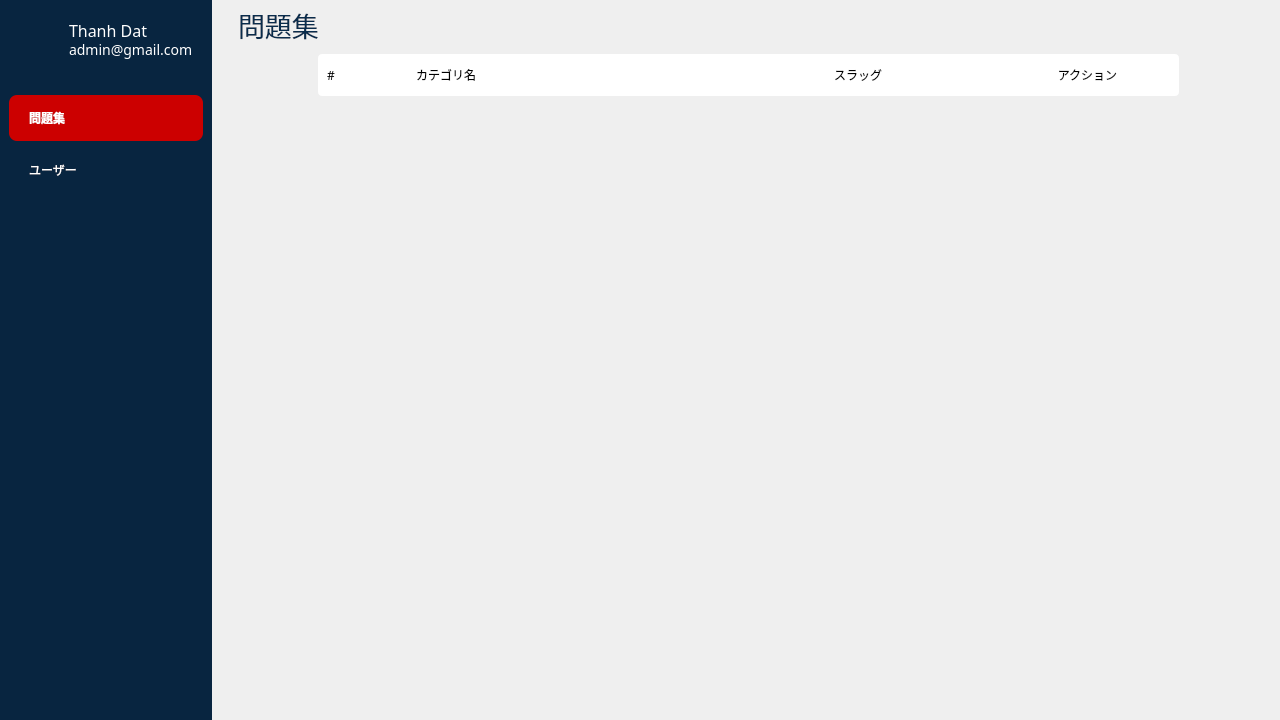
<?xml version="1.0" encoding="UTF-8"?>
<ui version="4.0">
 <class>AdminWindow</class>
 <widget class="QMainWindow" name="AdminWindow">
  <property name="geometry">
   <rect>
    <x>0</x>
    <y>0</y>
    <width>1280</width>
    <height>720</height>
   </rect>
  </property>
  <property name="windowTitle">
   <string>MainWindow</string>
  </property>
  <widget class="QWidget" name="centralwidget">
   <layout class="QHBoxLayout" name="horizontalLayout">
    <property name="spacing">
     <number>6</number>
    </property>
    <property name="leftMargin">
     <number>0</number>
    </property>
    <property name="topMargin">
     <number>0</number>
    </property>
    <property name="rightMargin">
     <number>0</number>
    </property>
    <property name="bottomMargin">
     <number>0</number>
    </property>
    <item>
     <widget class="QWidget" name="widget" native="true">
      <property name="sizePolicy">
       <sizepolicy hsizetype="Preferred" vsizetype="Expanding">
        <horstretch>2</horstretch>
        <verstretch>0</verstretch>
       </sizepolicy>
      </property>
      <property name="minimumSize">
       <size>
        <width>0</width>
        <height>0</height>
       </size>
      </property>
      <property name="maximumSize">
       <size>
        <width>16777215</width>
        <height>16777215</height>
       </size>
      </property>
      <property name="contextMenuPolicy">
       <enum>Qt::ActionsContextMenu</enum>
      </property>
      <property name="layoutDirection">
       <enum>Qt::LeftToRight</enum>
      </property>
      <property name="styleSheet">
       <string notr="true">background-color: #082540;</string>
      </property>
      <layout class="QVBoxLayout" name="verticalLayout">
       <item>
        <widget class="QWidget" name="widget_6" native="true">
         <property name="minimumSize">
          <size>
           <width>0</width>
           <height>80</height>
          </size>
         </property>
         <property name="maximumSize">
          <size>
           <width>16777215</width>
           <height>60</height>
          </size>
         </property>
         <property name="styleSheet">
          <string notr="true">background: none;</string>
         </property>
         <widget class="QLabel" name="label">
          <property name="geometry">
           <rect>
            <x>10</x>
            <y>0</y>
            <width>40</width>
            <height>40</height>
           </rect>
          </property>
          <property name="styleSheet">
           <string notr="true">background: none;</string>
          </property>
          <property name="text">
           <string/>
          </property>
          <property name="pixmap">
           <pixmap resource="resource.qrc">:/img/img/user.svg</pixmap>
          </property>
          <property name="scaledContents">
           <bool>true</bool>
          </property>
         </widget>
         <widget class="QLabel" name="emailInfoLabel">
          <property name="geometry">
           <rect>
            <x>60</x>
            <y>0</y>
            <width>101</width>
            <height>22</height>
           </rect>
          </property>
          <property name="font">
           <font>
            <family>Source Sans 3 Medium</family>
            <pointsize>-1</pointsize>
            <weight>50</weight>
            <bold>false</bold>
           </font>
          </property>
          <property name="styleSheet">
           <string notr="true">font-size: 16px;
background: none;
color: #fff;</string>
          </property>
          <property name="text">
           <string>Thanh Dat</string>
          </property>
         </widget>
         <widget class="QLabel" name="nameInfoLabel">
          <property name="geometry">
           <rect>
            <x>60</x>
            <y>20</y>
            <width>131</width>
            <height>22</height>
           </rect>
          </property>
          <property name="font">
           <font>
            <family>Source Sans 3 Medium</family>
            <pointsize>-1</pointsize>
            <weight>50</weight>
            <bold>false</bold>
           </font>
          </property>
          <property name="styleSheet">
           <string notr="true">font-size: 14px;
background: none;
color: #fff;</string>
          </property>
          <property name="text">
           <string>admin@gmail.com</string>
          </property>
         </widget>
        </widget>
       </item>
       <item>
        <widget class="QPushButton" name="questionPushButton">
         <property name="minimumSize">
          <size>
           <width>0</width>
           <height>46</height>
          </size>
         </property>
         <property name="maximumSize">
          <size>
           <width>16777215</width>
           <height>46</height>
          </size>
         </property>
         <property name="font">
          <font>
           <family>Source Sans 3</family>
           <weight>75</weight>
           <bold>true</bold>
          </font>
         </property>
         <property name="cursor">
          <cursorShape>PointingHandCursor</cursorShape>
         </property>
         <property name="layoutDirection">
          <enum>Qt::LeftToRight</enum>
         </property>
         <property name="styleSheet">
          <string notr="true">background-color: rgb(204, 0, 0);
border-radius: 8px;
border: none;
color: #fff;
text-align: left;
padding-left: 20px;</string>
         </property>
         <property name="text">
          <string>問題集</string>
         </property>
         <property name="icon">
          <iconset>
           <normalon>:/img/img/question-sidebar.svg</normalon>
          </iconset>
         </property>
         <property name="iconSize">
          <size>
           <width>21</width>
           <height>20</height>
          </size>
         </property>
        </widget>
       </item>
       <item>
        <widget class="QPushButton" name="userPushButton">
         <property name="minimumSize">
          <size>
           <width>0</width>
           <height>46</height>
          </size>
         </property>
         <property name="maximumSize">
          <size>
           <width>16777215</width>
           <height>46</height>
          </size>
         </property>
         <property name="font">
          <font>
           <family>Source Sans 3</family>
           <weight>50</weight>
           <bold>false</bold>
          </font>
         </property>
         <property name="cursor">
          <cursorShape>PointingHandCursor</cursorShape>
         </property>
         <property name="layoutDirection">
          <enum>Qt::LeftToRight</enum>
         </property>
         <property name="styleSheet">
          <string notr="true">background: none;
border-radius: 8px;
color: #fff;
text-align: left;
padding-left: 20px;</string>
         </property>
         <property name="text">
          <string>ユーザー</string>
         </property>
         <property name="icon">
          <iconset>
           <normalon>:/img/img/users-sidebar.svg</normalon>
          </iconset>
         </property>
         <property name="iconSize">
          <size>
           <width>21</width>
           <height>20</height>
          </size>
         </property>
        </widget>
       </item>
       <item>
        <spacer name="verticalSpacer">
         <property name="orientation">
          <enum>Qt::Vertical</enum>
         </property>
         <property name="sizeHint" stdset="0">
          <size>
           <width>20</width>
           <height>40</height>
          </size>
         </property>
        </spacer>
       </item>
      </layout>
     </widget>
    </item>
    <item>
     <widget class="QWidget" name="widget_2" native="true">
      <property name="sizePolicy">
       <sizepolicy hsizetype="Preferred" vsizetype="Preferred">
        <horstretch>10</horstretch>
        <verstretch>0</verstretch>
       </sizepolicy>
      </property>
      <widget class="QStackedWidget" name="stackedWidget">
       <property name="geometry">
        <rect>
         <x>10</x>
         <y>4</y>
         <width>1051</width>
         <height>711</height>
        </rect>
       </property>
       <widget class="QWidget" name="page">
        <widget class="QLabel" name="label_6">
         <property name="geometry">
          <rect>
           <x>10</x>
           <y>0</y>
           <width>1072</width>
           <height>41</height>
          </rect>
         </property>
         <property name="font">
          <font>
           <family>Source Sans 3 SemiBold</family>
           <pointsize>20</pointsize>
          </font>
         </property>
         <property name="styleSheet">
          <string notr="true">color: rgb(9, 44, 76);</string>
         </property>
         <property name="text">
          <string>問題集</string>
         </property>
        </widget>
        <widget class="QWidget" name="widget_22" native="true">
         <property name="geometry">
          <rect>
           <x>90</x>
           <y>50</y>
           <width>861</width>
           <height>42</height>
          </rect>
         </property>
         <property name="styleSheet">
          <string notr="true">background-color: #fff;
border-radius: 4px;</string>
         </property>
         <layout class="QHBoxLayout" name="horizontalLayout_2">
          <property name="spacing">
           <number>6</number>
          </property>
          <property name="leftMargin">
           <number>9</number>
          </property>
          <property name="topMargin">
           <number>9</number>
          </property>
          <property name="rightMargin">
           <number>9</number>
          </property>
          <property name="bottomMargin">
           <number>9</number>
          </property>
          <item>
           <widget class="QLabel" name="label_27">
            <property name="sizePolicy">
             <sizepolicy hsizetype="Preferred" vsizetype="Preferred">
              <horstretch>1</horstretch>
              <verstretch>0</verstretch>
             </sizepolicy>
            </property>
            <property name="font">
             <font>
              <family>Source Sans 3 Medium</family>
             </font>
            </property>
            <property name="text">
             <string>#</string>
            </property>
           </widget>
          </item>
          <item>
           <widget class="QLabel" name="label_28">
            <property name="sizePolicy">
             <sizepolicy hsizetype="Preferred" vsizetype="Preferred">
              <horstretch>5</horstretch>
              <verstretch>0</verstretch>
             </sizepolicy>
            </property>
            <property name="font">
             <font>
              <family>Source Sans 3 Medium</family>
             </font>
            </property>
            <property name="text">
             <string>カテゴリ名</string>
            </property>
           </widget>
          </item>
          <item>
           <widget class="QLabel" name="label_33">
            <property name="sizePolicy">
             <sizepolicy hsizetype="Preferred" vsizetype="Preferred">
              <horstretch>2</horstretch>
              <verstretch>0</verstretch>
             </sizepolicy>
            </property>
            <property name="font">
             <font>
              <family>Source Sans 3 Medium</family>
             </font>
            </property>
            <property name="text">
             <string>スラッグ</string>
            </property>
           </widget>
          </item>
          <item>
           <widget class="QLabel" name="label_34">
            <property name="sizePolicy">
             <sizepolicy hsizetype="Preferred" vsizetype="Preferred">
              <horstretch>2</horstretch>
              <verstretch>0</verstretch>
             </sizepolicy>
            </property>
            <property name="font">
             <font>
              <family>Source Sans 3 Medium</family>
             </font>
            </property>
            <property name="text">
             <string>アクション</string>
            </property>
            <property name="alignment">
             <set>Qt::AlignCenter</set>
            </property>
           </widget>
          </item>
         </layout>
        </widget>
        <widget class="QScrollArea" name="scrollArea">
         <property name="geometry">
          <rect>
           <x>89</x>
           <y>100</y>
           <width>861</width>
           <height>601</height>
          </rect>
         </property>
         <property name="styleSheet">
          <string notr="true">border: none;</string>
         </property>
         <property name="verticalScrollBarPolicy">
          <enum>Qt::ScrollBarAlwaysOff</enum>
         </property>
         <property name="widgetResizable">
          <bool>true</bool>
         </property>
         <widget class="QWidget" name="scrollAreaWidgetContents">
          <property name="geometry">
           <rect>
            <x>0</x>
            <y>0</y>
            <width>861</width>
            <height>1200</height>
           </rect>
          </property>
          <layout class="QVBoxLayout" name="verticalLayout_3">
           <property name="leftMargin">
            <number>0</number>
           </property>
           <property name="topMargin">
            <number>0</number>
           </property>
           <property name="rightMargin">
            <number>0</number>
           </property>
           <property name="bottomMargin">
            <number>0</number>
           </property>
           <item>
            <widget class="QWidget" name="categoryList" native="true">
             <property name="minimumSize">
              <size>
               <width>0</width>
               <height>1200</height>
              </size>
             </property>
             <property name="styleSheet">
              <string notr="true"/>
             </property>
             <layout class="QVBoxLayout" name="verticalLayout_2">
              <property name="leftMargin">
               <number>0</number>
              </property>
              <property name="topMargin">
               <number>0</number>
              </property>
              <property name="rightMargin">
               <number>0</number>
              </property>
              <property name="bottomMargin">
               <number>0</number>
              </property>
              <item>
               <widget class="QWidget" name="widget_4" native="true">
                <property name="maximumSize">
                 <size>
                  <width>16777215</width>
                  <height>0</height>
                 </size>
                </property>
               </widget>
              </item>
             </layout>
            </widget>
           </item>
          </layout>
         </widget>
        </widget>
       </widget>
       <widget class="QWidget" name="page_2">
        <widget class="QLabel" name="label_7">
         <property name="geometry">
          <rect>
           <x>10</x>
           <y>10</y>
           <width>1072</width>
           <height>21</height>
          </rect>
         </property>
         <property name="font">
          <font>
           <family>Source Sans 3 SemiBold</family>
           <pointsize>20</pointsize>
          </font>
         </property>
         <property name="styleSheet">
          <string notr="true">color: rgb(9, 44, 76);</string>
         </property>
         <property name="text">
          <string>Question Bank</string>
         </property>
        </widget>
        <widget class="QScrollArea" name="scrollArea_2">
         <property name="geometry">
          <rect>
           <x>90</x>
           <y>60</y>
           <width>861</width>
           <height>641</height>
          </rect>
         </property>
         <property name="styleSheet">
          <string notr="true">border: none;</string>
         </property>
         <property name="verticalScrollBarPolicy">
          <enum>Qt::ScrollBarAlwaysOff</enum>
         </property>
         <property name="widgetResizable">
          <bool>true</bool>
         </property>
         <widget class="QWidget" name="scrollAreaWidgetContents_2">
          <property name="geometry">
           <rect>
            <x>0</x>
            <y>0</y>
            <width>861</width>
            <height>6018</height>
           </rect>
          </property>
          <layout class="QVBoxLayout" name="verticalLayout_4">
           <item>
            <widget class="QWidget" name="questionList" native="true">
             <property name="minimumSize">
              <size>
               <width>0</width>
               <height>6000</height>
              </size>
             </property>
             <layout class="QVBoxLayout" name="verticalLayout_5">
              <property name="sizeConstraint">
               <enum>QLayout::SetMinimumSize</enum>
              </property>
              <item>
               <widget class="QWidget" name="widget_5" native="true">
                <property name="maximumSize">
                 <size>
                  <width>16777215</width>
                  <height>0</height>
                 </size>
                </property>
               </widget>
              </item>
             </layout>
            </widget>
           </item>
          </layout>
         </widget>
        </widget>
        <widget class="QPushButton" name="addQuestionButton">
         <property name="geometry">
          <rect>
           <x>740</x>
           <y>10</y>
           <width>140</width>
           <height>40</height>
          </rect>
         </property>
         <property name="minimumSize">
          <size>
           <width>140</width>
           <height>40</height>
          </size>
         </property>
         <property name="palette">
          <palette>
           <active>
            <colorrole role="WindowText">
             <brush brushstyle="SolidPattern">
              <color alpha="255">
               <red>255</red>
               <green>255</green>
               <blue>255</blue>
              </color>
             </brush>
            </colorrole>
            <colorrole role="Button">
             <brush brushstyle="SolidPattern">
              <color alpha="255">
               <red>9</red>
               <green>44</green>
               <blue>76</blue>
              </color>
             </brush>
            </colorrole>
            <colorrole role="Text">
             <brush brushstyle="SolidPattern">
              <color alpha="255">
               <red>255</red>
               <green>255</green>
               <blue>255</blue>
              </color>
             </brush>
            </colorrole>
            <colorrole role="ButtonText">
             <brush brushstyle="SolidPattern">
              <color alpha="255">
               <red>255</red>
               <green>255</green>
               <blue>255</blue>
              </color>
             </brush>
            </colorrole>
            <colorrole role="Base">
             <brush brushstyle="SolidPattern">
              <color alpha="255">
               <red>9</red>
               <green>44</green>
               <blue>76</blue>
              </color>
             </brush>
            </colorrole>
            <colorrole role="Window">
             <brush brushstyle="SolidPattern">
              <color alpha="255">
               <red>9</red>
               <green>44</green>
               <blue>76</blue>
              </color>
             </brush>
            </colorrole>
            <colorrole role="PlaceholderText">
             <brush brushstyle="NoBrush">
              <color alpha="128">
               <red>255</red>
               <green>255</green>
               <blue>255</blue>
              </color>
             </brush>
            </colorrole>
           </active>
           <inactive>
            <colorrole role="WindowText">
             <brush brushstyle="SolidPattern">
              <color alpha="255">
               <red>255</red>
               <green>255</green>
               <blue>255</blue>
              </color>
             </brush>
            </colorrole>
            <colorrole role="Button">
             <brush brushstyle="SolidPattern">
              <color alpha="255">
               <red>9</red>
               <green>44</green>
               <blue>76</blue>
              </color>
             </brush>
            </colorrole>
            <colorrole role="Text">
             <brush brushstyle="SolidPattern">
              <color alpha="255">
               <red>255</red>
               <green>255</green>
               <blue>255</blue>
              </color>
             </brush>
            </colorrole>
            <colorrole role="ButtonText">
             <brush brushstyle="SolidPattern">
              <color alpha="255">
               <red>255</red>
               <green>255</green>
               <blue>255</blue>
              </color>
             </brush>
            </colorrole>
            <colorrole role="Base">
             <brush brushstyle="SolidPattern">
              <color alpha="255">
               <red>9</red>
               <green>44</green>
               <blue>76</blue>
              </color>
             </brush>
            </colorrole>
            <colorrole role="Window">
             <brush brushstyle="SolidPattern">
              <color alpha="255">
               <red>9</red>
               <green>44</green>
               <blue>76</blue>
              </color>
             </brush>
            </colorrole>
            <colorrole role="PlaceholderText">
             <brush brushstyle="NoBrush">
              <color alpha="128">
               <red>255</red>
               <green>255</green>
               <blue>255</blue>
              </color>
             </brush>
            </colorrole>
           </inactive>
           <disabled>
            <colorrole role="WindowText">
             <brush brushstyle="SolidPattern">
              <color alpha="255">
               <red>255</red>
               <green>255</green>
               <blue>255</blue>
              </color>
             </brush>
            </colorrole>
            <colorrole role="Button">
             <brush brushstyle="SolidPattern">
              <color alpha="255">
               <red>9</red>
               <green>44</green>
               <blue>76</blue>
              </color>
             </brush>
            </colorrole>
            <colorrole role="Text">
             <brush brushstyle="SolidPattern">
              <color alpha="255">
               <red>255</red>
               <green>255</green>
               <blue>255</blue>
              </color>
             </brush>
            </colorrole>
            <colorrole role="ButtonText">
             <brush brushstyle="SolidPattern">
              <color alpha="255">
               <red>255</red>
               <green>255</green>
               <blue>255</blue>
              </color>
             </brush>
            </colorrole>
            <colorrole role="Base">
             <brush brushstyle="SolidPattern">
              <color alpha="255">
               <red>9</red>
               <green>44</green>
               <blue>76</blue>
              </color>
             </brush>
            </colorrole>
            <colorrole role="Window">
             <brush brushstyle="SolidPattern">
              <color alpha="255">
               <red>9</red>
               <green>44</green>
               <blue>76</blue>
              </color>
             </brush>
            </colorrole>
            <colorrole role="PlaceholderText">
             <brush brushstyle="NoBrush">
              <color alpha="128">
               <red>255</red>
               <green>255</green>
               <blue>255</blue>
              </color>
             </brush>
            </colorrole>
           </disabled>
          </palette>
         </property>
         <property name="font">
          <font>
           <family>Source Sans 3</family>
           <weight>75</weight>
           <bold>true</bold>
          </font>
         </property>
         <property name="cursor">
          <cursorShape>PointingHandCursor</cursorShape>
         </property>
         <property name="autoFillBackground">
          <bool>false</bool>
         </property>
         <property name="styleSheet">
          <string notr="true">#addQuestionButton {
	background-color:rgb(9, 44, 76);
	border-radius: 8px;
	color: #fff;
	border: none;
}

#addQuestionButton:hover {
	background-color:rgba(9, 44, 76, 0.9);
}</string>
         </property>
         <property name="text">
          <string>Add Question</string>
         </property>
        </widget>
       </widget>
       <widget class="QWidget" name="page_3">
        <widget class="QLabel" name="label_8">
         <property name="geometry">
          <rect>
           <x>10</x>
           <y>0</y>
           <width>1072</width>
           <height>41</height>
          </rect>
         </property>
         <property name="font">
          <font>
           <family>Source Sans 3 SemiBold</family>
           <pointsize>20</pointsize>
          </font>
         </property>
         <property name="styleSheet">
          <string notr="true">color: rgb(9, 44, 76);</string>
         </property>
         <property name="text">
          <string>ユーザー管理 </string>
         </property>
         <property name="alignment">
          <set>Qt::AlignLeading|Qt::AlignLeft|Qt::AlignTop</set>
         </property>
        </widget>
        <widget class="QWidget" name="widget_23" native="true">
         <property name="geometry">
          <rect>
           <x>90</x>
           <y>50</y>
           <width>861</width>
           <height>43</height>
          </rect>
         </property>
         <property name="styleSheet">
          <string notr="true">background-color: #fff;
border-radius: 4px;</string>
         </property>
         <layout class="QHBoxLayout" name="horizontalLayout_3">
          <item>
           <widget class="QLabel" name="label_31">
            <property name="sizePolicy">
             <sizepolicy hsizetype="Preferred" vsizetype="Preferred">
              <horstretch>1</horstretch>
              <verstretch>0</verstretch>
             </sizepolicy>
            </property>
            <property name="font">
             <font>
              <family>Source Sans 3 Medium</family>
             </font>
            </property>
            <property name="text">
             <string>#</string>
            </property>
           </widget>
          </item>
          <item>
           <widget class="QLabel" name="label_32">
            <property name="sizePolicy">
             <sizepolicy hsizetype="Preferred" vsizetype="Preferred">
              <horstretch>3</horstretch>
              <verstretch>0</verstretch>
             </sizepolicy>
            </property>
            <property name="font">
             <font>
              <family>Source Sans 3 Medium</family>
             </font>
            </property>
            <property name="text">
             <string>ユーザー名</string>
            </property>
           </widget>
          </item>
          <item>
           <widget class="QLabel" name="label_37">
            <property name="sizePolicy">
             <sizepolicy hsizetype="Preferred" vsizetype="Preferred">
              <horstretch>4</horstretch>
              <verstretch>0</verstretch>
             </sizepolicy>
            </property>
            <property name="font">
             <font>
              <family>Source Sans 3 Medium</family>
             </font>
            </property>
            <property name="text">
             <string>メール</string>
            </property>
           </widget>
          </item>
          <item>
           <widget class="QLabel" name="label_2">
            <property name="sizePolicy">
             <sizepolicy hsizetype="Preferred" vsizetype="Preferred">
              <horstretch>1</horstretch>
              <verstretch>0</verstretch>
             </sizepolicy>
            </property>
            <property name="font">
             <font>
              <family>Source Sans 3 Medium</family>
             </font>
            </property>
            <property name="styleSheet">
             <string notr="true">color: #000;</string>
            </property>
            <property name="text">
             <string>ステータス</string>
            </property>
           </widget>
          </item>
          <item>
           <widget class="QLabel" name="label_38">
            <property name="sizePolicy">
             <sizepolicy hsizetype="Preferred" vsizetype="Preferred">
              <horstretch>2</horstretch>
              <verstretch>0</verstretch>
             </sizepolicy>
            </property>
            <property name="font">
             <font>
              <family>Source Sans 3 Medium</family>
             </font>
            </property>
            <property name="text">
             <string>アクション</string>
            </property>
            <property name="alignment">
             <set>Qt::AlignCenter</set>
            </property>
           </widget>
          </item>
         </layout>
        </widget>
        <widget class="QScrollArea" name="scrollArea_3">
         <property name="geometry">
          <rect>
           <x>90</x>
           <y>99</y>
           <width>861</width>
           <height>601</height>
          </rect>
         </property>
         <property name="styleSheet">
          <string notr="true">border: none;</string>
         </property>
         <property name="widgetResizable">
          <bool>true</bool>
         </property>
         <widget class="QWidget" name="scrollAreaWidgetContents_3">
          <property name="geometry">
           <rect>
            <x>0</x>
            <y>0</y>
            <width>861</width>
            <height>601</height>
           </rect>
          </property>
          <layout class="QVBoxLayout" name="verticalLayout_6">
           <property name="leftMargin">
            <number>0</number>
           </property>
           <property name="topMargin">
            <number>0</number>
           </property>
           <property name="rightMargin">
            <number>0</number>
           </property>
           <property name="bottomMargin">
            <number>0</number>
           </property>
           <item>
            <widget class="QWidget" name="userList" native="true">
             <layout class="QVBoxLayout" name="verticalLayout_7">
              <property name="leftMargin">
               <number>0</number>
              </property>
              <property name="topMargin">
               <number>0</number>
              </property>
              <property name="rightMargin">
               <number>0</number>
              </property>
              <property name="bottomMargin">
               <number>0</number>
              </property>
              <item>
               <widget class="QWidget" name="widget_7" native="true">
                <property name="maximumSize">
                 <size>
                  <width>16777215</width>
                  <height>0</height>
                 </size>
                </property>
               </widget>
              </item>
             </layout>
            </widget>
           </item>
          </layout>
         </widget>
        </widget>
       </widget>
      </widget>
     </widget>
    </item>
   </layout>
  </widget>
 </widget>
 <resources>
  <include location="resource.qrc"/>
 </resources>
 <connections/>
</ui>
